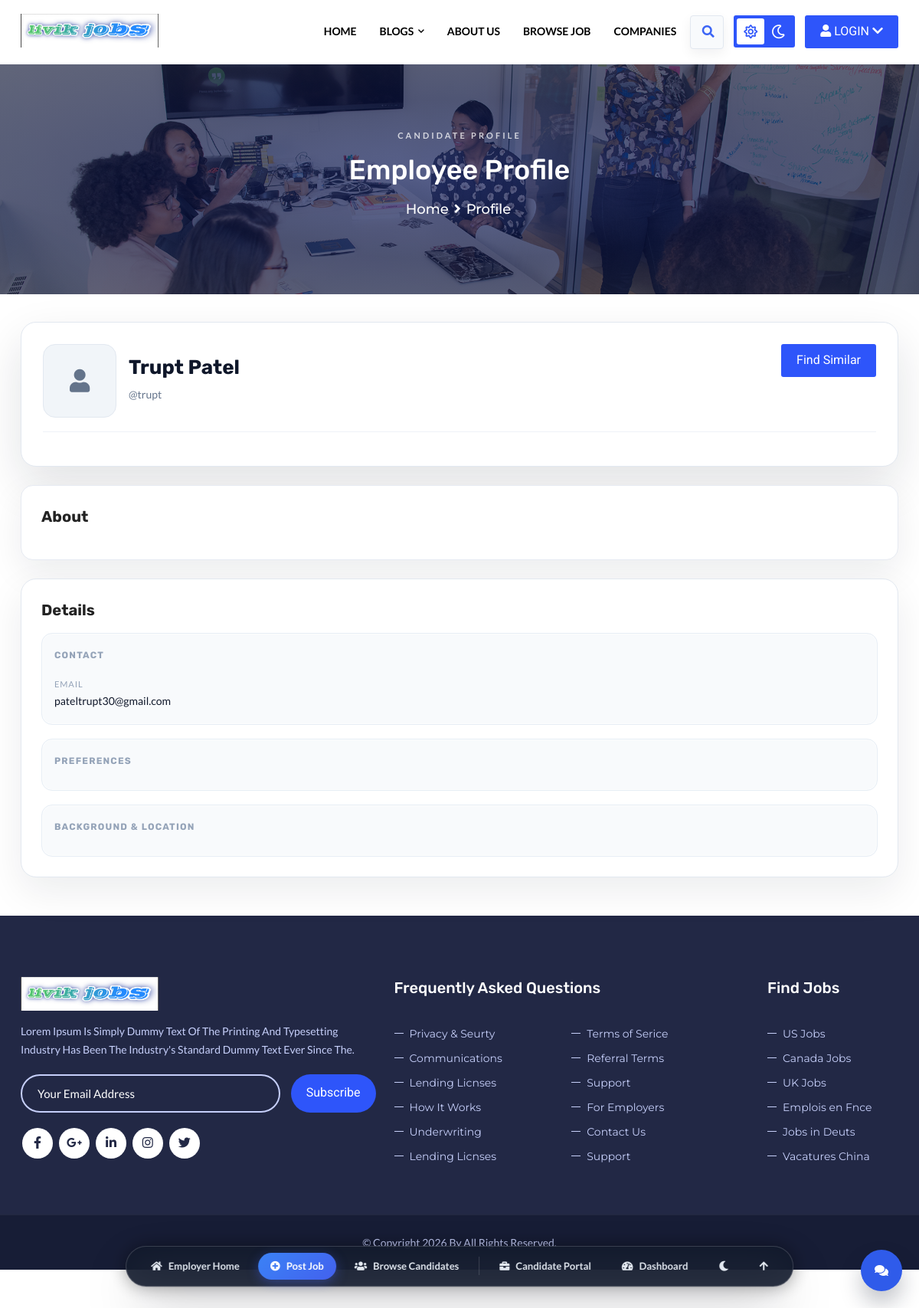
The app's page /employer/profile/employee/trupt/ (signed in) with its own data.
### job_site/account/models.py (models this page shows)
class EmployeeProfile(models.Model):
    user = models.OneToOneField(User, on_delete=models.CASCADE, related_name='employee_profile')
    full_name = models.CharField(max_length=200, blank=True)
    email = models.EmailField(blank=True)
    phone = models.CharField(max_length=30, blank=True)
    website = models.URLField(blank=True)
    bio = models.TextField(blank=True)
    experience_years = models.CharField(max_length=50, blank=True)
    education = models.CharField(max_length=100, blank=True)
    highest_education = models.CharField(max_length=150, blank=True)
    institution = models.CharField(max_length=200, blank=True)
    graduation_year = models.CharField(max_length=10, blank=True)
    languages = models.CharField(max_length=200, blank=True)
    categories = models.CharField(max_length=200, blank=True)
    current_salary = models.CharField(max_length=50, blank=True)
    expected_salary = models.CharField(max_length=50, blank=True)
    expected_ctc = models.CharField(max_length=50, blank=True)
    notice_period = models.CharField(max_length=50, blank=True)
    country = models.CharField(max_length=100, blank=True)
    city = models.CharField(max_length=100, blank=True)
    address = models.CharField(max_length=255, blank=True)
    map_address = models.CharField(max_length=255, blank=True)
    latitude = models.CharField(max_length=50, blank=True)
    longitude = models.CharField(max_length=50, blank=True)
    facebook = models.URLField(blank=True)
    twitter = models.URLField(blank=True)
    instagram = models.URLField(blank=True)
    skills = models.CharField(max_length=500, blank=True)
    preferred_locations = models.CharField(max_length=300, blank=True)
    preferred_job_titles = models.CharField(max_length=300, blank=True)
    preferred_job_types = models.CharField(max_length=200, blank=True)
    preferred_industries = models.CharField(max_length=300, blank=True)
    open_to_remote = models.BooleanField(default=False)
    open_to_hybrid = models.BooleanField(default=False)
    open_to_onsite = models.BooleanField(default=False)
    open_to_relocate = models.BooleanField(default=False)

### job_site/site2/views.py (the view)
# urls.py: path('profile/employee/<str:username>/', views.emp_public_employee_profile),
@login_required(login_url='/account/emp_login/')
def emp_public_employee_profile(request, username):
    profile = get_object_or_404(EmployeeProfile, user__username=username)
    employee = Employee.objects.filter(username=profile.user).first()
    photo_url = employee.photo.url if employee and employee.photo else None
    skill_list = [s.strip() for s in (profile.skills or '').split(',') if s.strip()]
    return render(request, 'emp_public_employee_profile.html', {
        'profile': profile,
        'photo_url': photo_url,
        'skill_list': skill_list,
    })

### job_site/account/context_processors.py (called while the page is built)
def user_settings(request):
    if not request.user.is_authenticated:
        return {'user_settings': None}
    settings, _ = UserSettings.objects.get_or_create(user=request.user)
    return {'user_settings': settings}

### job_site/site2/templates2/emp_public_employee_profile.html (shortened to what this page needs)
{% extends 'emp_base.html' %}
{% load static %}
{% block content %}
<div class="page-content bg-white">
    <div class="dez-bnr-inr overlay-black-middle" style="background-image:url(images/banner/bnr1.jpg);">
        <div class="container">
            <div class="dez-bnr-inr-entry">
                <div class="public-profile-banner text-center">
                    <p class="public-profile-banner__eyebrow">Candidate Profile</p>
                    <h1 class="text-white">Employee Profile</h1>
                    <div class="breadcrumb-row">
                        <ul class="list-inline">
                            <li><a href="/employer/emp/">Home</a></li>
                            <li>Profile</li>
                        </ul>
                    </div>
                </div>
            </div>
        </div>
    </div>
    <div class="section-full content-inner">
        <div class="container">
            <div class="public-profile-shell">
                <div class="public-profile-hero">
                    <div class="public-profile-hero__card">
                        <div class="public-profile-hero__top">
                            <div class="public-profile-identity">
                                {% if photo_url %}
                                    <img class="public-profile-avatar" src="{{ photo_url }}" alt="{{ profile.full_name|default:profile.user.username }}">
                                {% else %}
                                    <div class="public-profile-avatar public-profile-avatar--placeholder">
                                        <i class="fa fa-user" aria-hidden="true"></i>
                                    </div>
                                {% endif %}
                                <div class="public-profile-identity__meta">
                                    <h2 class="public-profile-name">{{ profile.full_name|default:profile.user.username }}</h2>
                                    <div class="public-profile-subtitle">@{{ profile.user.username }}</div>
                                </div>
                            </div>
                            <div class="public-profile-hero__actions">
                                <a class="site-button" href="/search/?q={{ profile.full_name|default:profile.user.username|urlencode }}">Find Similar</a>
                            </div>
                        </div>
                        <div class="public-profile-hero__bottom">
                        </div>
                    </div>
                </div>
            <div class="public-profile-layout public-profile-layout--stacked">
                <div class="public-profile-main">
                    <div class="public-profile-card public-profile-card--about">
                        <div class="public-profile-card__header">
                            <h5 class="public-profile-section-title">About</h5>
                        </div>
                    </div>
                </div>
                <div class="public-profile-sidebar">
                    <div class="public-profile-card public-profile-card--combined">
                        <h5 class="public-profile-section-title">Details</h5>
                        <div class="public-profile-info-grid">
                            <div class="public-profile-info-block">
                                <h6 class="public-profile-info-title">Contact</h6>
                                <div class="public-profile-info-list">
                                    {% if profile.email %}<div><span>Email</span>{{ profile.email }}</div>{% endif %}
                                </div>
                            </div>
                            <div class="public-profile-info-block">
                                <h6 class="public-profile-info-title">Preferences</h6>
                            </div>
                            <div class="public-profile-info-block">
                                <h6 class="public-profile-info-title">Background & Location</h6>
                            </div>
                        </div>
                    </div>
                </div>
            </div>
        </div>
    </div>
</div>
{% endblock %}

### job_site/site1/static/css/cinema-ui.css (style rules this page uses)
:root { --cinema-bg-dark: #070a13; --cinema-bg-dark-surface: #0b1122; --cinema-bg-dark-card: rgba(14, 22, 42, 0.72); --cinema-bg-dark-card-hover: rgba(20, 32, 62, 0.88); --cinema-border-dark: rgba(255, 255, 255, 0.08); --cinema-border-dark-hover: rgba(67, 97, 238, 0.45); --cinema-bg-light: #f8fafc; --cinema-bg-light-surface: #ffffff; --cinema-bg-light-card: rgba(255, 255, 255, 0.85); --cinema-bg-light-card-hover: rgba(255, 255, 255, 0.98); --cinema-border-light: rgba(226, 232, 240, 0.85); --cinema-border-light-hover: rgba(45, 91, 255, 0.4); --cinema-neon-cyan: #00f2fe; --cinema-neon-blue: #3b82f6; --cinema-neon-indigo: #4361ee; --cinema-neon-violet: #8b5cf6; --cinema-neon-purple: #7928ca; --cinema-neon-pink: #ec4899; --cinema-neon-emerald: #10b981; --cinema-neon-gold: #f59e0b; --cinema-neon-amber: #ff9f43; --cinema-glow-cyan: 0 0 35px rgba(0, 242, 254, 0.28); --cinema-glow-blue: 0 0 40px rgba(67, 97, 238, 0.32); --cinema-glow-purple: 0 0 35px rgba(121, 40, 202, 0.3); --cinema-glow-gold: 0 0 30px rgba(245, 158, 11, 0.28); --cinema-glow-emerald: 0 0 30px rgba(16, 185, 129, 0.28); --cinema-shadow-sm: 0 4px 14px rgba(0, 0, 0, 0.06); --cinema-shadow-md: 0 12px 30px rgba(2, 6, 23, 0.12); --cinema-shadow-lg: 0 24px 60px rgba(2, 6, 23, 0.18); --cinema-shadow-3d: 0 30px 70px -15px rgba(2, 6, 23, 0.35); --cinema-glass-blur: blur(16px); --cinema-glass-blur-heavy: blur(28px); --cinema-ease-out: cubic-bezier(0.16, 1, 0.3, 1); --cinema-ease-spring: cubic-bezier(0.34, 1.56, 0.64, 1); }

### records on screen
EmployeeProfile: full_name "Trupt Patel", user.username "trupt", email "pateltrupt30@gmail.com"
